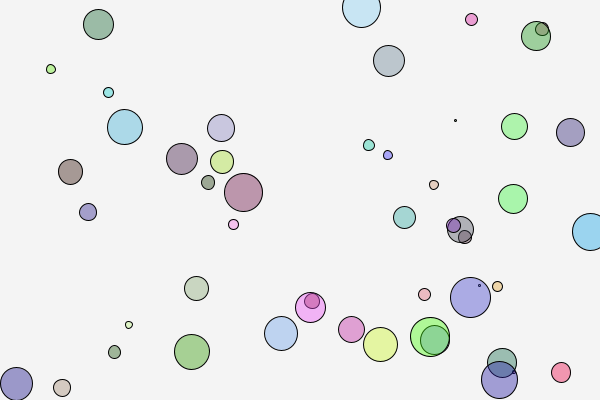
Frame 1 (no input)
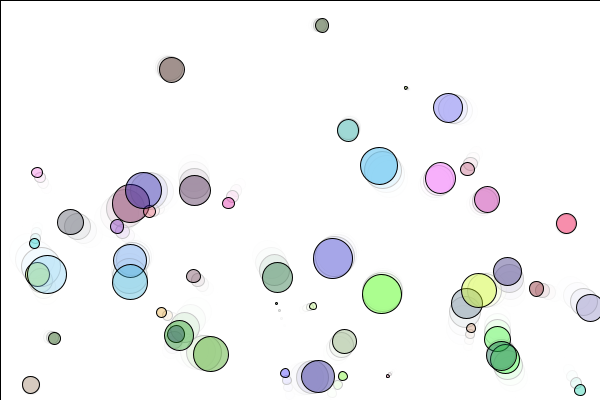
Frame 60 (the mouse pressed at the canvas centre just before this capture)
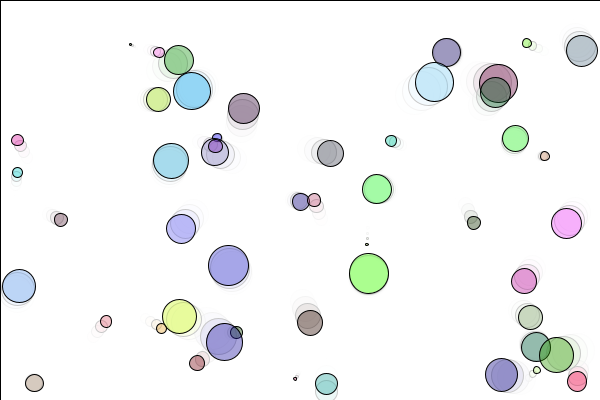
Frame 120 (the mouse held since frame 60 and released just before this capture)

The Processing sketch that drew these frames (run headless with seeded random() and noise(); from frame 60 on, the mouse is pressed at the canvas centre):

// Processing sketch: processing_154138
// ── processing_154138.pde

Circle[] myCircles; 

void setup() {
  size(600, 400);
  noStroke();
  
  // Creates an array for storing circle objects
  myCircles = new Circle[50]; 
    
  // Creates the actual circle objects
  for (int i = 0; i < myCircles.length; i++)
    myCircles[i] = new Circle();
}

void draw() {
  fill(255, 200);
  rect(0, 0, width, height);
  
  for (Circle c : myCircles) {
    c.display();
    c.update();
  } 
 
}





// *************** Change Circle Behavior *****************
// INSTEAD, CREATE Circle OBJECTS IN THE ABOVE CODE.
// A lot of credit for this code goes to Daniel Shiffman,
// from his book, "The Nature of Code".
// Defines the Circle class.  Don't modify this code.
// (Or, modify it after you leave class.)
class Circle {
  float rad;
  PVector location;
  PVector velocity;
  PVector acceleration;
  color col;

  // Constructs a circle with a random size,
  // initialy located in the center of the screen
  Circle() {
    rad = random(20);
    col = color(random(256), random(256), random(256), 100);
    // These floats aren't used, but could be used
    // to define the starting location of the circle
    //float x = rad + .1 + random(width - 2 * rad - .2);
    //float y = rad + .1 + random(height - 2 * rad - .2);
    location = new PVector(random(width), random(height));
    velocity = new PVector(random(-7,7), random(-7,7));
    acceleration = new PVector(.01, .1);
  }

  // Constructs a circle in a specified location, with
  // a random size.
  Circle(float x, float y) {
    rad = random(5);
    col = color(random(256), random(256), random(256));
    location = new PVector(x, y);
    velocity = new PVector(random(20), random(5));
    acceleration = new PVector(0, 0.1);
  }

  // Adjust the velocity and location
  void update() {
    location.add(velocity);
    velocity.add(acceleration);
    checkEdges();
  }

  // Check for collisions:
  void checkEdges() {
    if ((location.x >= width - rad - .1 && velocity.x > 0) || 
        (location.x <= rad && velocity.x < 0)) {
      velocity.x *= -1;
    }
    if ((location.y >= height - rad - .1 && velocity.y > 0) || 
        (location.y <= rad && velocity.y < 0)) 
      velocity.y *= -1;
  }

  // Display the circle
  void display() {
    stroke(0);
    fill(col);
    ellipse(location.x, location.y, 2*rad, 2*rad);
  }
}
